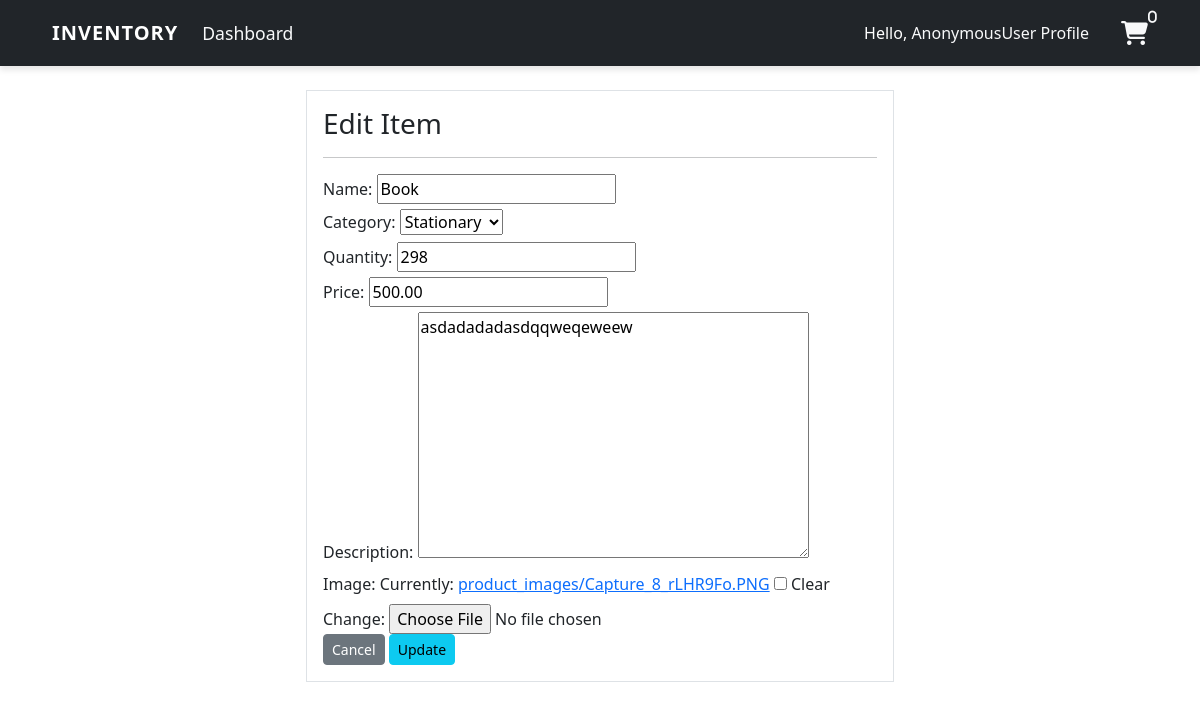
Before: /product_update/10/ with the older database file.
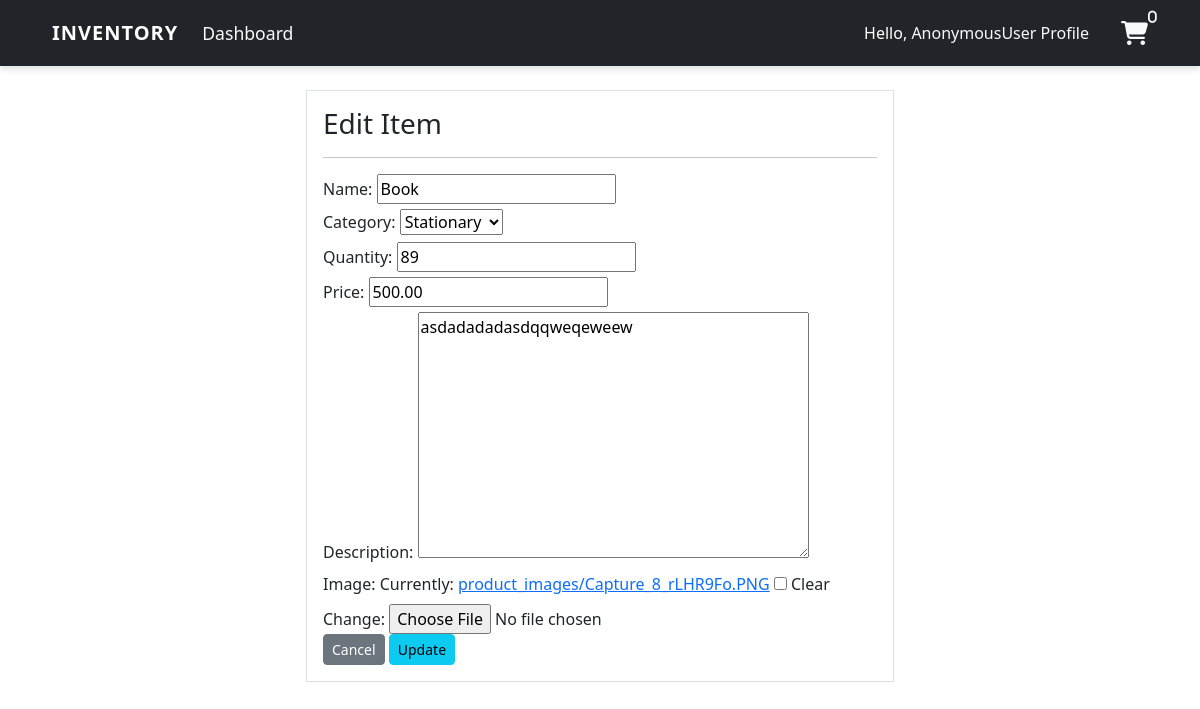
After: the same page with the newer database file.
### user/models.py (models this page shows, shortened)
class Product(models.Model):
    name = models.CharField(max_length=100, blank=True , default='Untitled Product')
    category = models.CharField(max_length=20, choices=CATEGORY, blank=True ,default='Stationary')
    quantity = models.PositiveIntegerField()
    price = models.DecimalField(max_digits=10, decimal_places=2, default=0.00)
    description = models.TextField(blank=True, null=True)
    image = models.ImageField(upload_to='product_images/', blank=True, null=True)

### user/views.py (the view)
# urls.py: path('product_update/<int:pk>/' , views.product_update , name='product_update'),
def product_update(request , pk):
    item = Product.objects.get(id=pk)
    if request.method == 'POST':
        form = ProductForm(request.POST , instance=item)
        if form.is_valid():
            form.save()
            return redirect('product')
    else:
        form = ProductForm(instance=item)
    context = {
        'form' : form
    }
    return render (request , 'dashboard/product_update.html' , context)

### user/forms.py
class ProductForm(forms.ModelForm):
    class Meta:
        model = Product
        fields= ['name' , 'category' , 'quantity' ,'price' , 'description' , 'image']

### templates/dashboard/product_update.html (shortened to what this page needs)
{% extends 'partials/base.html' %}
{% block content %}
  <div class="row my-4">
    <div class="col-md-6 offset-md-3">
      <div class="border p-3 bg-white">
        <h3>Edit Item</h3>
        <hr />
        <form method="POST">
          {{form}}
          <a class="btn btn-secondary btn-sm" href=" {% url "product" %}">Cancel</a>
          <input class="btn btn-info btn-sm" type="submit" value="Update" />
        </form>
      </div>
    </div>
  </div>
{% endblock %}

Changed rows visible on the page:
changed Product "Book": quantity "298" → "89"
